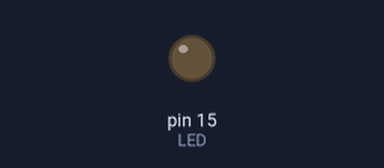
This sketch was run on a simulated Arduino Uno, built with avr-gcc and run on an emulated ATmega328P. Parts: output pins drawn as LEDs (lit = HIGH).

Above: at 0.6 s.
At 2.5 s:
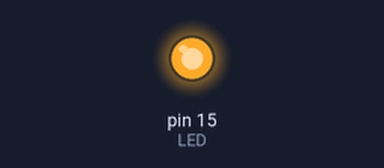
Timing chart, 0 to 6.7 s (numbered marks = the images above):
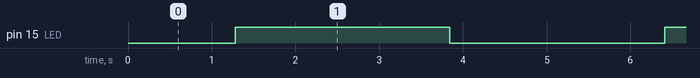

Measured:
- by itself, pin 15 (LED): alternates HIGH for 2.6 s and LOW for 2.6 s

The sketch:

Breath.ino
```cpp
/*
 * Keyestudio 37 in 1 Starter Kit for Raspberry Pi Pico
 * lesson 38
 * Breath
 * http://www.keyestudio.com
*/
int LED = 15; //the pin of LED is connected to GP15

void setup() {
  pinMode(LED, OUTPUT);  //set the pin of LED to OUTPUT
}

void loop() {
  for (int i = 0; i <= 255; i++) {  //from 0 to 255，increase 1 for each time
    analogWrite(LED, i);
    delay(10);//delay in 10ms
  }
  for (int i = 255; i >= 0; i--) {  //from 255 to 0，reduce 1 for each time
    analogWrite(LED, i);
    delay(10);//delay in 10ms
  }
}
```
